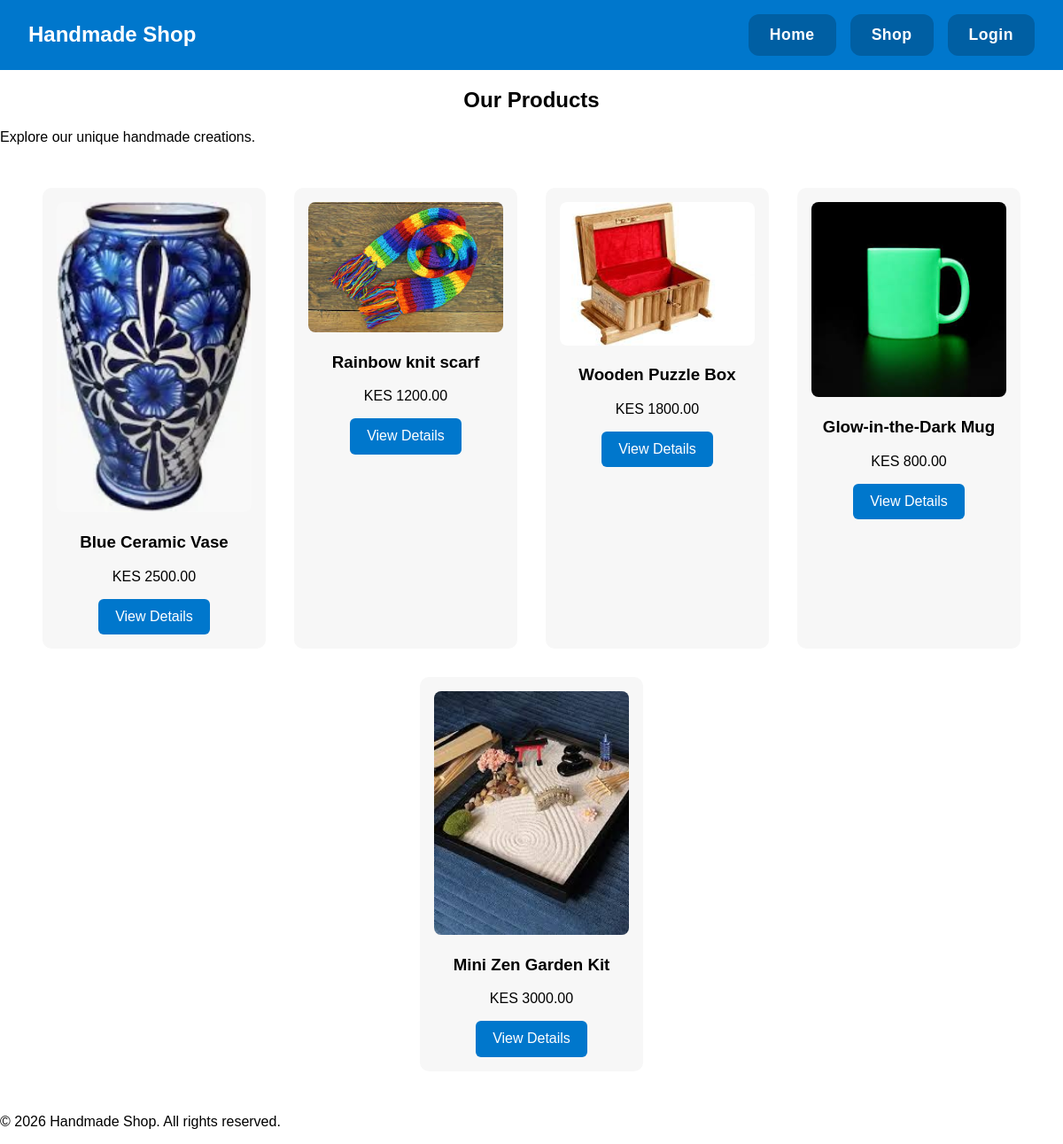
The app's page /shop/ with its own data.
### products/models.py (models this page shows, shortened)
class Product(models.Model):
    name = models.CharField(max_length=200)
    description = models.TextField()
    price = models.DecimalField(max_digits=10, decimal_places=2)
    image = models.ImageField(upload_to='products/')
    is_featured = models.BooleanField(default=False)

### products/views.py (the view)
# urls.py: path('shop/', views.shop, name='shop'),  # Shop page
def shop(request):
    products = Product.objects.all()  # All products
    return render(request, 'products/shop.html', {'products': products})

### products/templates/products/shop.html
{% extends 'base.html' %}
{% load static %}
{% block content %}
<section class="shop">
    <h1>Our Products</h1>
    <p>Explore our unique handmade creations.</p>
    <div class="product-grid">
        {% for product in products %}
        <div class="product-card">
            <img src="{{ product.image.url }}" alt="{{ product.name }}">
            <h3>{{ product.name }}</h3>
            <p>KES {{ product.price }}</p>
            <a href="{% url 'product_detail' product.id %}" class="btn">View Details</a>
        </div>
        {% endfor %}
    </div>
</section>
{% endblock %}

### templates/base.html (shortened to what this page needs)
{% load static %}
<!DOCTYPE html>
<html lang="en">
<head>
    <link rel="stylesheet" href="{% static 'css/style.css' %}">
</head>
<body>
    <header>
        <nav class="navbar">
            <a href="{% url 'home' %} " class="logo">Handmade Shop</a>
            <div class="nav-links">
                <a href="{% url 'home' %}">Home</a>
                <a href="{% url 'shop' %}">Shop</a>
                <a href="{% url 'login' %}">Login</a>
            </div>
        </nav>
    </header>
    <main>
        {% block content %}
        {% endblock %}
    </main>
    <footer>
        <p>&copy; 2026 Handmade Shop. All rights reserved.</p>
    </footer>
</body>
</html>

### static/css/style.css (style rules this page uses)
.navbar { display: flex; justify-content: space-between; align-items: center; padding: 1rem 2rem; background-color: #0077cc; }
.navbar .logo { font-size: 1.5rem; font-weight: bold; color: white; text-decoration: none; }
.navbar .nav-links { display: flex; gap: 1rem; }
.navbar .nav-links a, .navbar .nav-links button { display: inline-block; padding: 0.8rem 1.5rem; font-size: 1.1rem; border-radius: 12px; font-weight: 600; letter-spacing: 0.5px; color: #ffffff; background-color: #005fa3; border: none; cursor: pointer; text-decoration: none; transition: all 0.3s ease; }
body { font-family: Arial, sans-serif; margin: 0; padding: 0; }
h1, h2, h3 { text-align: center; }
.btn { display: inline-block; background-color: #0077cc; color: white; padding: 0.7rem 1.2rem; border: none; border-radius: 6px; cursor: pointer; text-decoration: none; }
.product-grid { display: flex; flex-wrap: wrap; justify-content: center; gap: 2rem; padding: 2rem; }
.product-card { background: #f7f7f7; padding: 1rem; border-radius: 10px; text-align: center; width: 220px; }
.product-card img { width: 100%; border-radius: 8px; }

### records on screen
Product: image (picture), name "Blue Ceramic Vase", price "2500.00"
Product: image (picture), name "Rainbow knit scarf", price "1200.00"
Product: image (picture), name "Wooden Puzzle Box", price "1800.00"
Product: image (picture), name "Glow-in-the-Dark Mug", price "800.00"
Product: image (picture), name "Mini Zen Garden Kit", price "3000.00"
